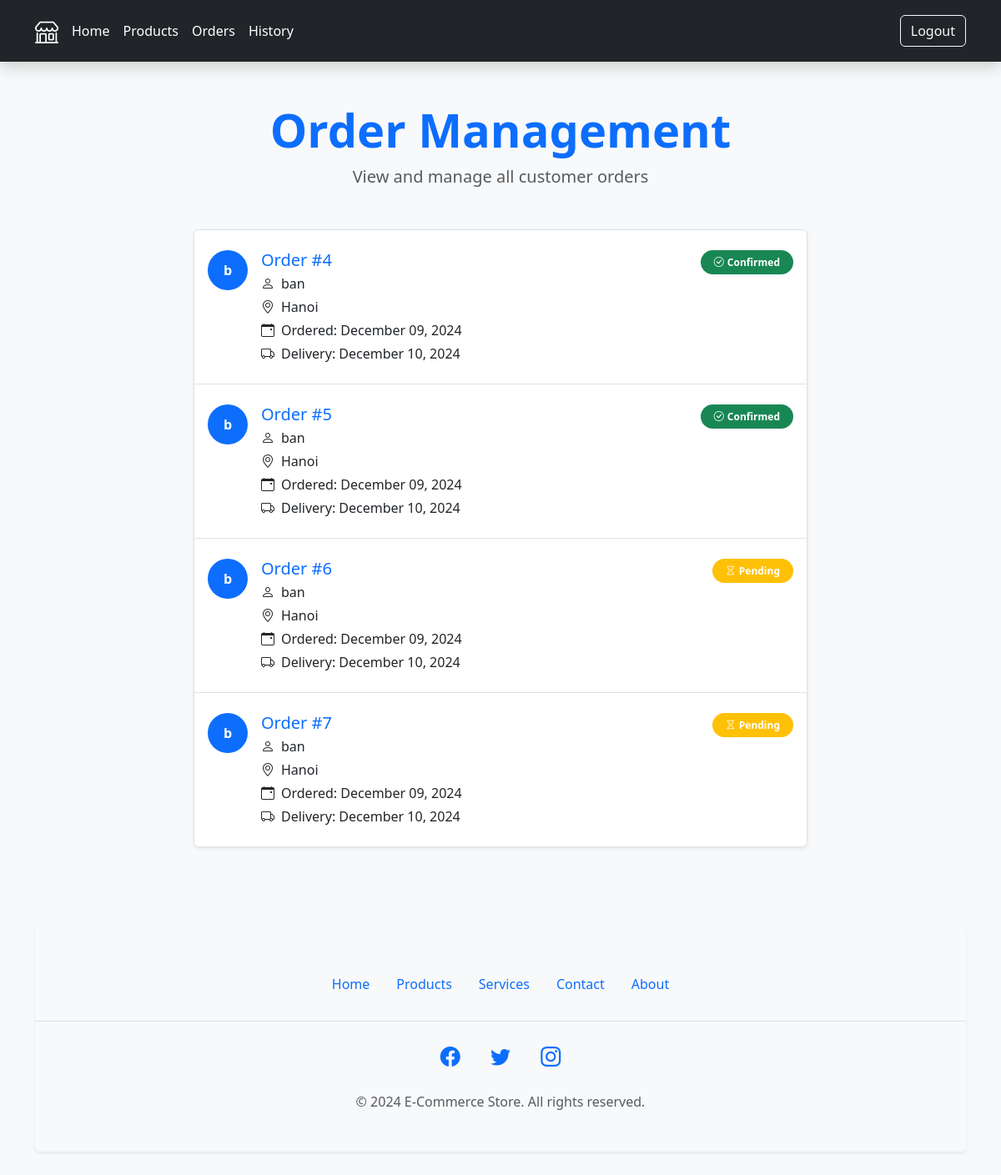
The app's page /history (signed in) with its own data.
### main.py (models this page shows)
class Order(db.Model):
    __tablename__ = "orders"
    id: Mapped[int] = mapped_column(Integer, primary_key=True)
    user_id: Mapped[int] = mapped_column(db.ForeignKey("users.id"))
    user = relationship("User")
    selections: Mapped[List["Selection"]] = relationship(back_populates="order")
    order_date: Mapped[str] = mapped_column(String, nullable=False)
    confirmed: Mapped[Optional[bool]] = mapped_column(Boolean)
    feedback: Mapped[Optional[str]] = mapped_column(String)

class User(UserMixin, db.Model):
    __tablename__ = "users"
    id: Mapped[int] = mapped_column(Integer, primary_key=True)
    email: Mapped[str] = mapped_column(String, unique=True)
    name: Mapped[str]= mapped_column(String, nullable=False)
    password: Mapped[str] = mapped_column(String, nullable=False)
    selections = relationship("Selection", back_populates="user")
    address: Mapped[Optional[str]] = mapped_column(String)
    shipping: Mapped[Optional[str]] = mapped_column(String)
    total_price: Mapped[Optional[str]] = mapped_column(String)
    summary: Mapped[Optional[str]] = mapped_column(String)
    delivery_date: Mapped[Optional[str]] = mapped_column(String)

### main.py (the view)
@app.route('/history')
def history():
    list = db.session.execute(db.select(Order).where(Order.user_id == current_user.id)).scalars().all()
    return render_template('manage.html', list=list)

### main.py (called while the page is built)
@login_manager.user_loader
def load_user(user_id):
    return db.session.get(User, user_id)

### templates/manage.html (shortened to what this page needs)
{% include 'header.html' %}
<div class="container py-5">
  <div class="text-center mb-5">
    <h1 class="display-4 fw-bold text-primary">Order Management</h1>
    <p class="lead text-muted">View and manage all customer orders</p>
  </div>
  <div class="row justify-content-center">
    <div class="col-lg-8">
      <div class="list-group shadow-sm">
        {% for each in list:%}
        <a href="{{url_for('show_order', order_id=each.id)}}" class="list-group-item list-group-item-action d-flex gap-3 py-4 position-relative hover-shadow transition-all" aria-current="true">
          <div class="d-flex align-items-center justify-content-center bg-primary rounded-circle flex-shrink-0" style="width: 48px; height: 48px;">
            <span class="text-white fw-bold">{{each.user.name[0]}}</span>
          </div>
          <div class="d-flex gap-2 w-100 justify-content-between">
            <div>
              <h5 class="mb-1 text-primary">Order #{{each.id}}</h5>
              <p class="mb-1"><i class="bi bi-person me-2"></i>{{each.user.name}}</p>
              <p class="mb-1"><i class="bi bi-geo-alt me-2"></i>{{each.user.address}}</p>
              <p class="mb-1"><i class="bi bi-calendar-event me-2"></i>Ordered: {{each.order_date}}</p>
              <p class="mb-0"><i class="bi bi-truck me-2"></i>Delivery: {{each.user.delivery_date}}</p>
            </div>
            <div class="text-end">
              {% if each.confirmed == None: %}
              <span class="badge bg-warning px-3 py-2 rounded-pill">
                <i class="bi bi-hourglass me-1"></i>Pending
              </span>
              {% endif %}
              {% if each.confirmed != None and each.confirmed == True: %}
              <span class="badge bg-success px-3 py-2 rounded-pill">
                <i class="bi bi-check-circle me-1"></i>Confirmed
              </span>
              {% endif %}
            </div>
          </div>
        </a>
        {% endfor %}
      </div>
    </div>
  </div>
</div>
{% include 'footer.html' %}

### static/css/styles.css (style rules this page uses)
body { font-family: 'Segoe UI', Tahoma, Geneva, Verdana, sans-serif; background-color: #f8f9fa; color: #212529; }

### records on screen
Order: user "b", id "4", user.name "ban", user.address "Hanoi", order_date "December 09, 2024", user.delivery_date "December 10, 2024", confirmed True (drawn)
Order: user "b", id "5", user.name "ban", user.address "Hanoi", order_date "December 09, 2024", user.delivery_date "December 10, 2024", confirmed True (drawn)
Order: user "b", id "6", user.name "ban", user.address "Hanoi", order_date "December 09, 2024", user.delivery_date "December 10, 2024", shows "Pending"
Order: user "b", id "7", user.name "ban", user.address "Hanoi", order_date "December 09, 2024", user.delivery_date "December 10, 2024", shows "Pending"
